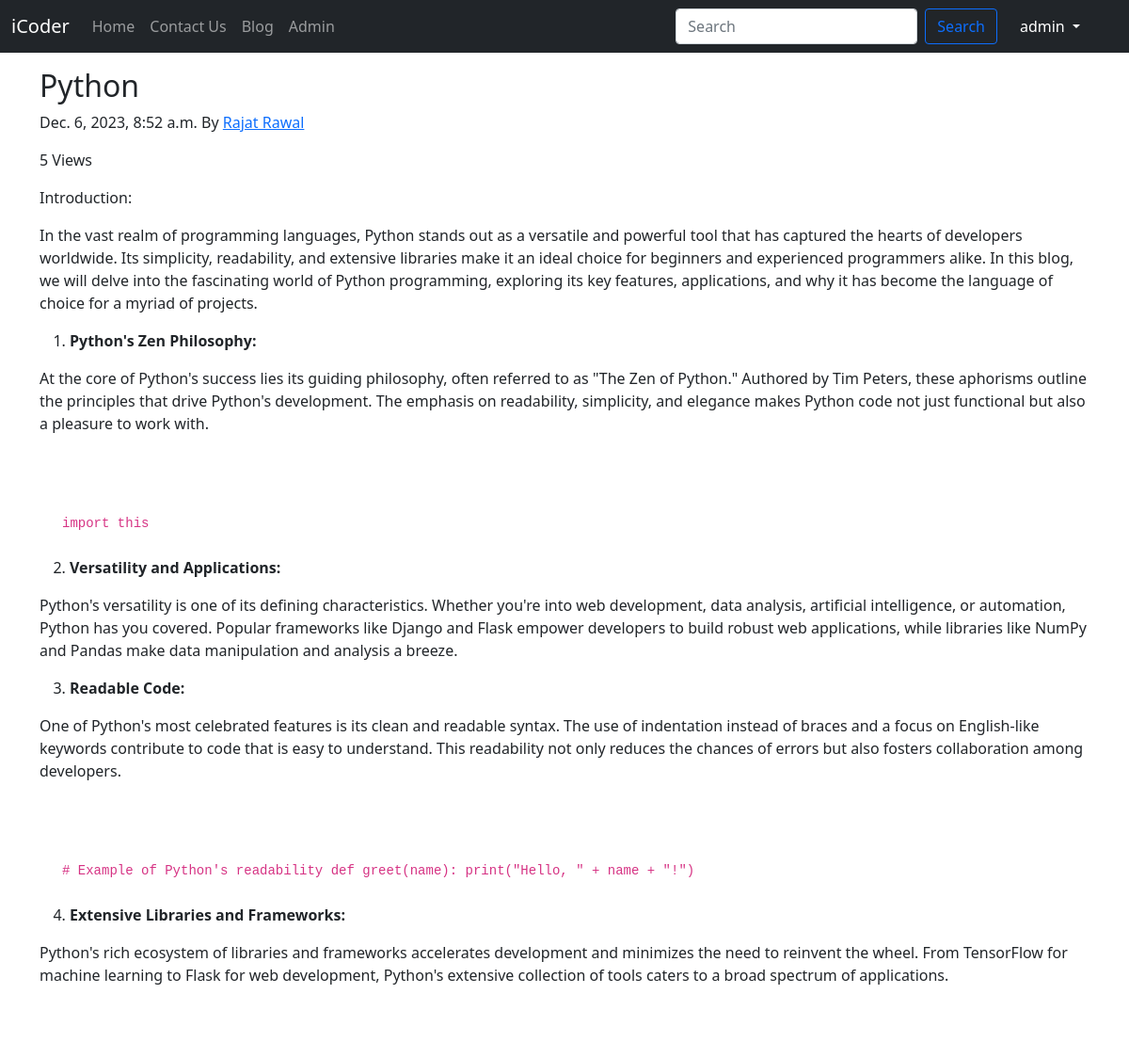
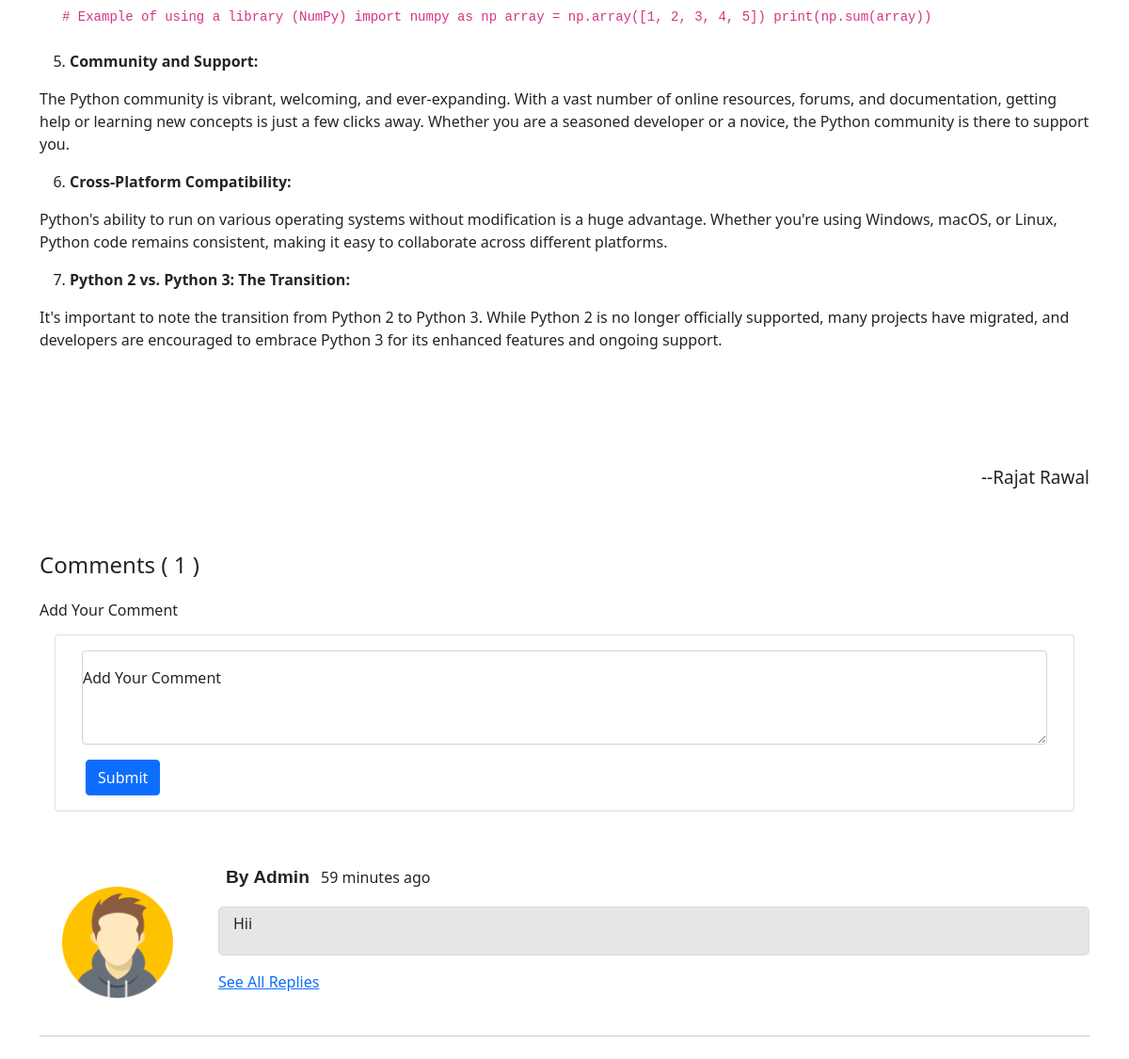
Page /blog/blogPost/3/ (signed in) on the committed database (2 pictures, top to bottom).
### blog/models.py (models this page shows, shortened)
class Blog(models.Model):
    id = models.AutoField(primary_key=True)
    title = models.CharField(max_length=50)
    content = models.TextField(max_length=5000)
    author = models.CharField(max_length=40)
    time_stamp = models.DateTimeField(blank=True)
    views = models.IntegerField(default=1)

class Comment(models.Model):
    id = models.AutoField(primary_key=True)
    Comment = models.TextField(max_length=5000, default=0)
    user = models.ForeignKey(User, on_delete=models.CASCADE)
    post = models.ForeignKey(Blog, on_delete=models.CASCADE)
    time_stamp = models.DateTimeField(default=now)
    parent = models.ForeignKey("self", on_delete=models.CASCADE, null=True)

### blog/views.py (the view)
# urls.py: path('blogPost/<int:id>/', views.blogPost, name='blogPost'),
def blogPost(request, id):
    blog = Blog.objects.filter(id=id)[0]
    blog.views=blog.views+1
    blog.save()
    comments = Comment.objects.filter(
        post=blog, parent=None).order_by("time_stamp")
    replies = Comment.objects.filter(post=blog).exclude(parent=None)
    comments = comments.reverse()
    reDict = {}
    for replay in replies:
        if replay.parent.id not in reDict.keys():
            reDict[replay.parent.id] = [replay]
        else:
            reDict[replay.parent.id].append(replay)
    params = {"blog": blog, "comments": comments, "replies": reDict}
    return render(request, "blog/blogPost.html", params)

### blog/templatestag/extras.py (called while the page is built)
@register.filter(name="get_val")
def get_val(dict,key):
    return dict.get(key)

### templates/blog/blogPost.html (shortened to what this page needs)
{% extends 'home/basic.html' %}
{% block body %}
{% load humanize %}
{% load extras %}
<div class="container my-3">
    <h2> {{blog.title|title}}</h2>
    <p class="blog-post-meta">{{blog.time_stamp}} By <a href="/about/">{{blog.author|title}} </a>
    </p> <span>{{blog.views}} Views</span><br>
    <p style="font-size: 25px;">{{blog.content|safe}}</p>
    <br>
    <p style="font-size: 19px;" align="right">--{{blog.author}}</p>
</div>
<br>
<div class="container my-4">
    <h4 class="my-4">Comments <span>( {{comments|length}} )</span></h4>
    {% if user.is_authenticated %}
    <div>
        <form action="{% url 'postComment' %}" method="POST">{%csrf_token%}
            <h6>Add Your Comment</h6>
            <div class="card card-body  my-3 mx-3">
                <div class="container form-floating ">
                    <textarea class="form-control" placeholder="Leave a comment here" id="comment" name="comment"
                        style="height: 100px" name="comment"></textarea>
                    <label for="floatingTextarea2">Add Your Comment</label>
                </div>
                <div>
                    <button type="submit" class="btn btn-primary mt-3 mx-3">Submit</button>
                </div>
            </div>
        </form>
    </div>
    {% else %}
    <h5>Please Login To Post A Comment</h5>
    {% endif %}
    <br>
    {% load static %}
    {% for comment in comments %}
    <div class="row my-3">
        <div class=" col-md-2">
            <img src="/static/img/user.png" class="rounded mx-auto d-block w-100 p-4 " alt="user">
        </div>
        <div class="col-md-10">
            <p> <b class="mx-2" style="font-family:Arial, Helvetica, sans-serif; font-size: larger;">By
                    {{comment.user|title}}</b> {{comment.time_stamp|naturaltime }}</p>
            <div
                style="border: 1px solid rgb(218, 218, 218); border-radius: 5px; background-color: rgb(230, 230, 230); padding: 5px;">
                <p style="margin-left: 10px;">{{comment.Comment|slice:"0:1"|title}}{{comment.Comment|slice:"1:"}}
                </p>
            </div>
            <div class="my-3">
                <div id="replayDiv{{comment.id}}" class="my-2">
                    <a data-bs-toggle="collapse" href="#replay{{comment.id}}" role="button" aria-expanded="false"
                        aria-controls="collapseExample">
                        See All Replies
                    </a>
                </div>
            </div>
        </div>
    </div>
    <hr>
    {% endfor %}
</div>
{% endblock %}

### templates/home/basic.html (shortened to what this page needs)
<!doctype html>
<html lang="en">
<head>
  <link href="https://cdn.jsdelivr.net/npm/bootstrap@5.0.0-beta2/dist/css/bootstrap.min.css" rel="stylesheet"
>
</head>
<body>
  <nav class="navbar navbar-expand-lg navbar-dark bg-dark">
    <div class="container-fluid">
      <a class="navbar-brand" href="/">iCoder</a>
      <div class="collapse navbar-collapse" id="navbarSupportedContent">
        <ul class="navbar-nav me-auto mb-2 mb-lg-0">
          <li class="nav-item">
            <a class="nav-link {% block homeactive %}{% endblock homeactive %}" aria-current="page" href="/">Home</a>
          </li>
          <li class="nav-item">
            <a class="nav-link {% block contactactive %}{% endblock contactactive %} " href="/contact/">Contact Us</a>
          </li>
          <li class="nav-item">
            <a class="nav-link {% block blogacative %}{% endblock blogacative %}" href="/blog/">Blog</a>
          </li>
          <li class="nav-item">
            <a class="nav-link " target="_blank" href="/admin/">Admin</a>
          </li>
        </ul>
        <form class="d-flex mr-3" action="/search/" method="POST">{% csrf_token %}
          <input required class="form-control me-2" type="search" placeholder="Search" name="search"
            aria-label="Search">
          <button class="btn btn-outline-primary" type="submit">Search</button>
        </form>
        {% if user.is_authenticated %}
        <div class="mx-3">
          <ul class="navbar-nav ">
            <li class="nav-item dropdown">
              <a class="nav-link dropdown-toggle active" href="#" id="navbarDarkDropdownMenuLink" role="button"
                data-bs-toggle="dropdown" aria-expanded="false">
                {{request.user}}
              </a>
            </li>
          </ul>
        </div>
        {% endif %}
      </div>
    </div>
  </nav>
  {% block body %}{% endblock %}
</body>
</html>

### rows in the picture
Blog: title "Python", time_stamp "Dec. 6, 2023, 8:52 a.m.", author "Rajat Rawal", views "5", content "Introduction: In the vast realm of programming languages, Python stands out as a versatile and powerful tool that has captured the hearts of developers worldwide. Its simplicity, readability, and extensive libraries make it an ideal choice for beginners and experienced programmers alike. In this blog, we will delve into the fascinating world of Python programming, exploring its key features, applications, and why it has become the language of choice for a myriad of projects. Python's Zen Philosophy: At the core of Python's success lies its guiding philosophy, often referred to as \"The Zen of Python.\" Authored by Tim Peters, these aphorisms outline the principles that drive Python's…"
Comment: user "Admin", time_stamp "59 minutes ago", Comment "H", Comment "ii"

### other values in the picture
{{ request.user }} "admin"
{{ comments|length }} "1"
